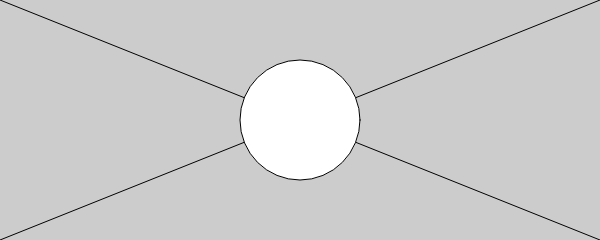
Frame 1 (no input)
Frame 60 (no input): identical to frame 1, image omitted
Frame 120 (the mouse pressed at the canvas centre since frame 60): identical to frame 1, image omitted

The p5.js sketch that drew this single still picture (run headless with seeded random() and noise() and a simulated clock; from frame 60 on, the mouse is pressed at the canvas centre):

// p5.js sketch
// ── sketch.js
var w = 600;
var h = 240;
function setup() {
    // put setup code here
     createCanvas(w, h);
}
function draw() {
    // put drawing code here
    var mid;
    
    background(204);
    line(0, 0, width, height); // Line from (0,0) to (width, height), width and height are defined in Canvas
    line(width, 0, 0, height); // Line from (width, 0) to (0, height)
    mid = height/2;
    //ellipse(width/2, mid, mid, mid); // a circle at the center of Canvas
    circle(width/2, mid, mid, mid); // a circle at the center of Canvas
}
